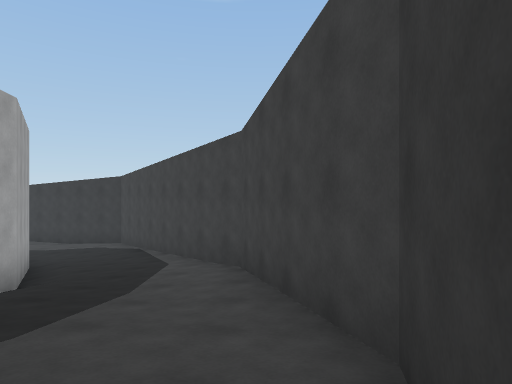
View 1 (above)

24 first-person views from a walk through a Unity game level. The camera is 1.2 m above the floor, looks level and sees 75° across. The floor is counted in squares, 2 m on a side. Each view is taken from the middle of a square. On the plan, view 1 faces up. The plan holds only what a view shows up to about 10 squares ahead; the rest is blank. The place goes on beyond the plan.

View 2
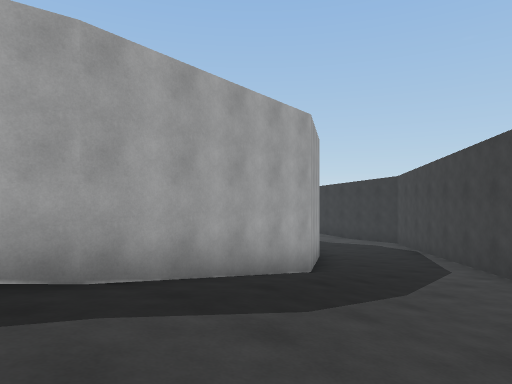

View 3
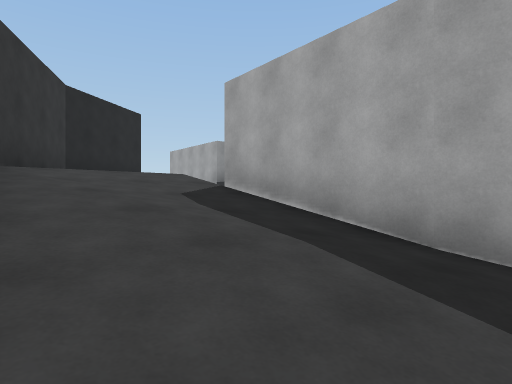

View 4
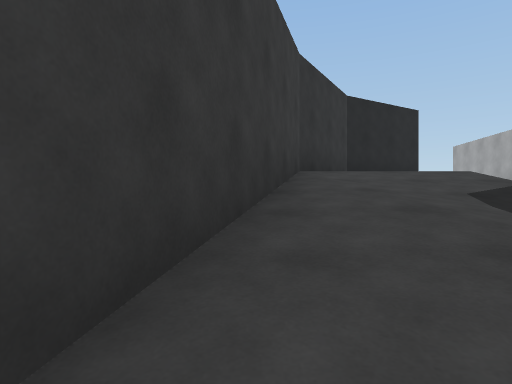

View 5
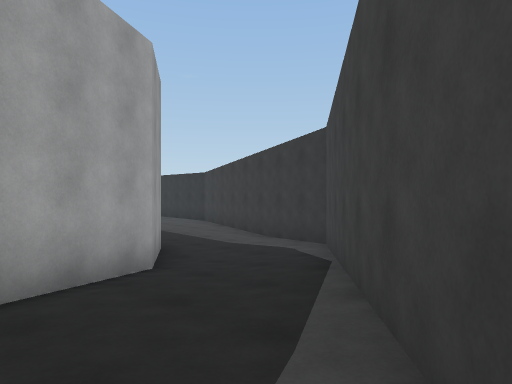

View 6
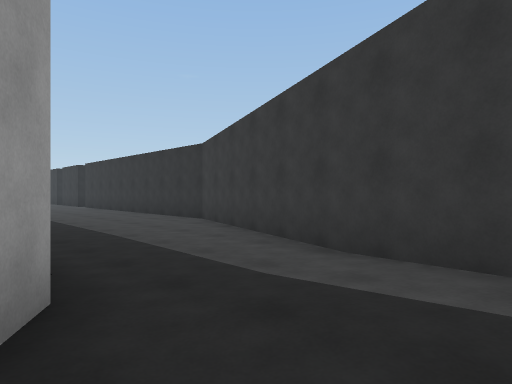

View 7
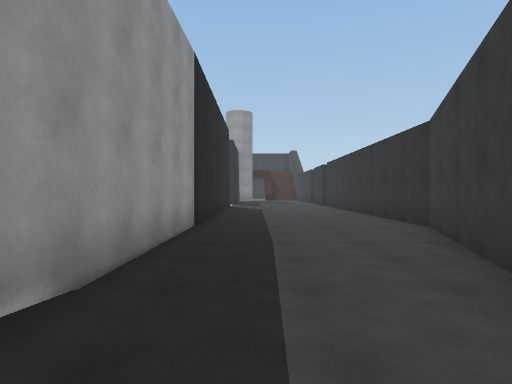

View 8
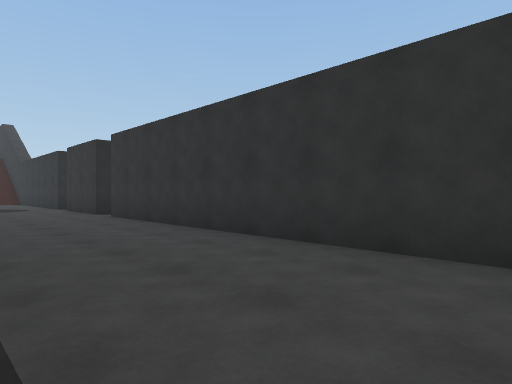

View 9
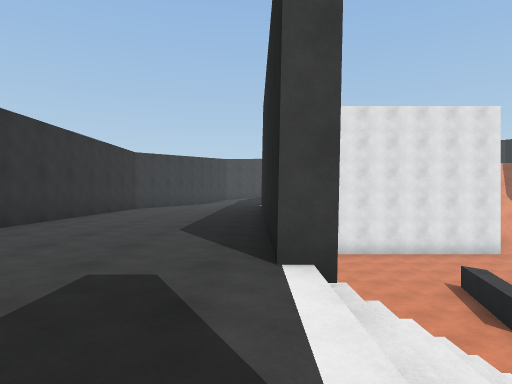

View 10
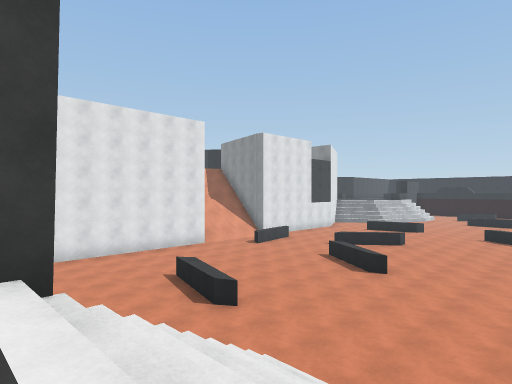

View 11
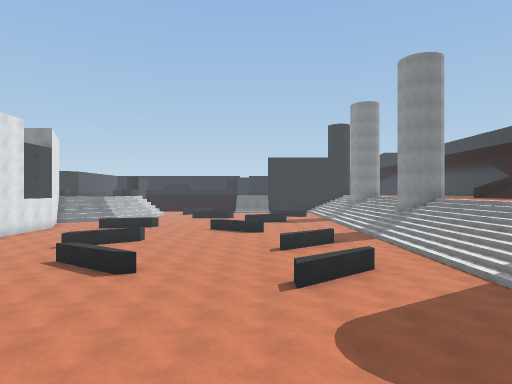

View 12
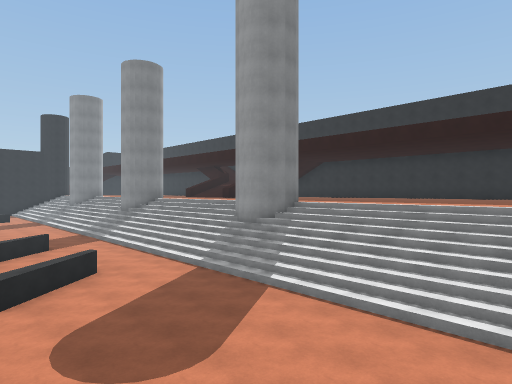

View 13
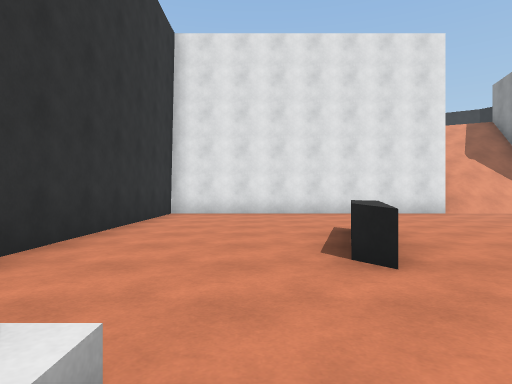

View 14
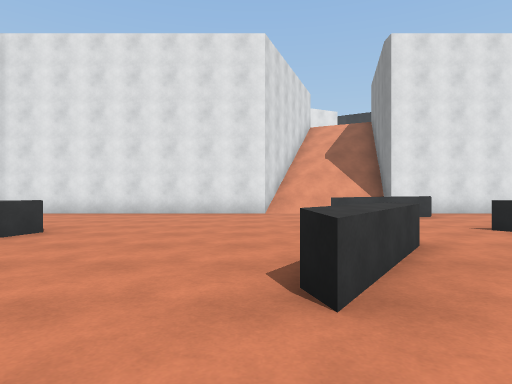

View 15
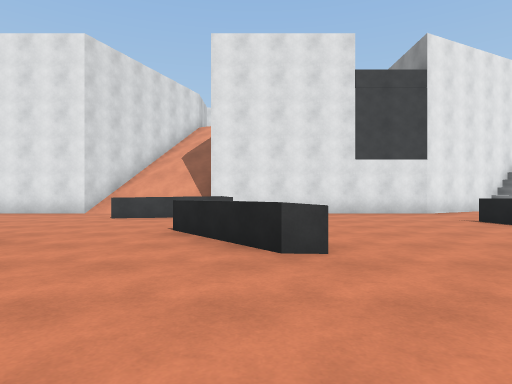

View 16
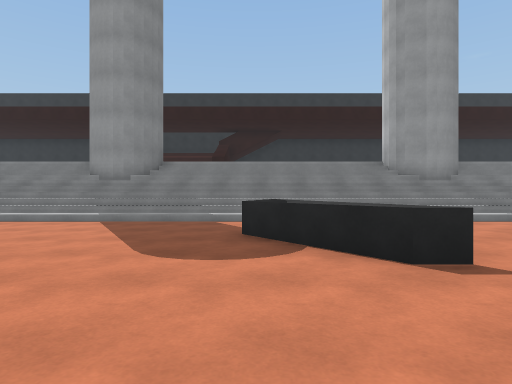

View 17
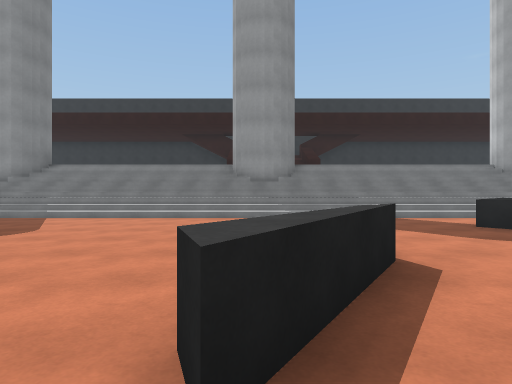

View 18
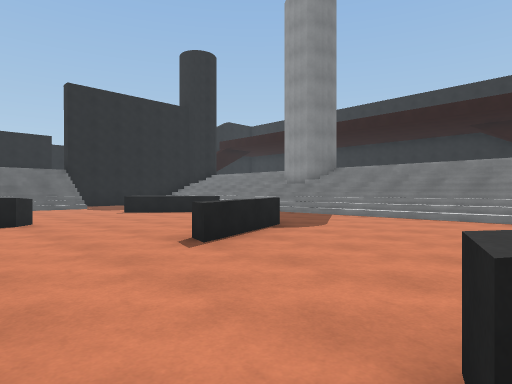

View 19
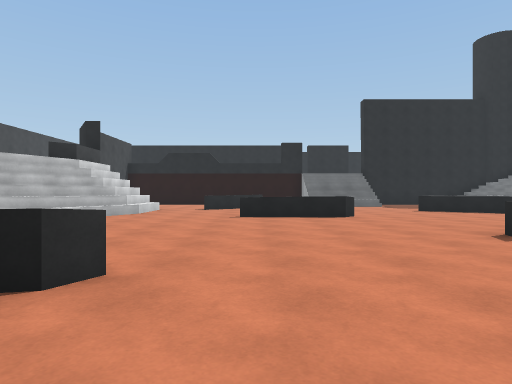

View 20
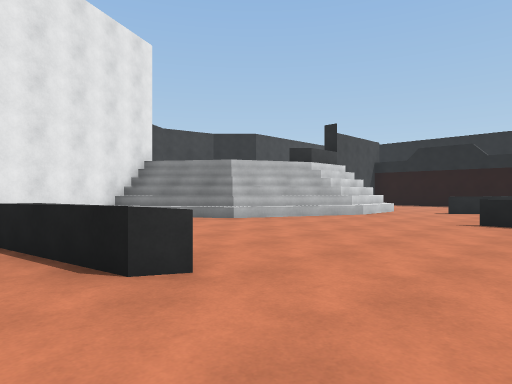

View 21
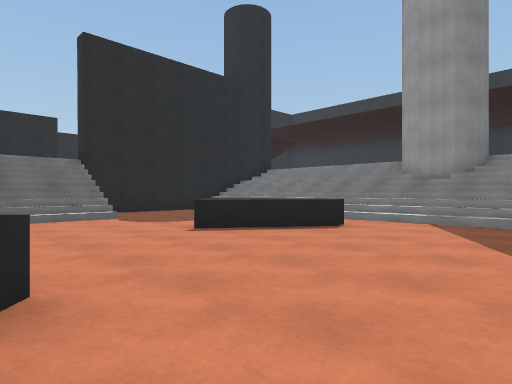

View 22
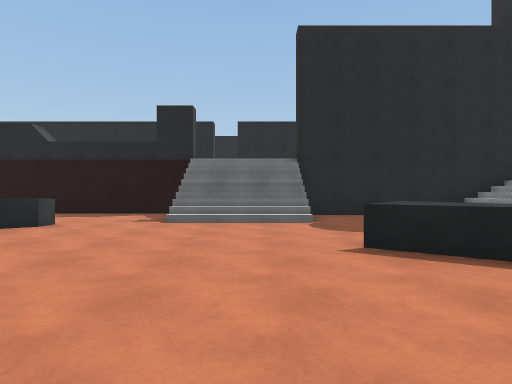

View 23
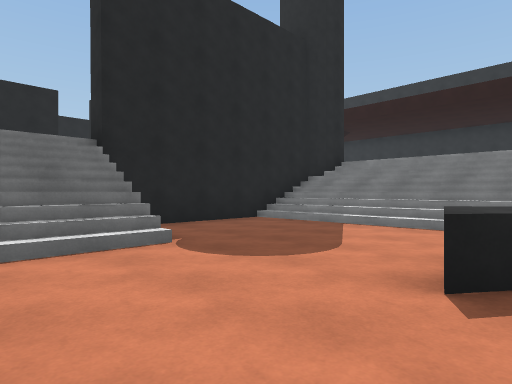

View 24
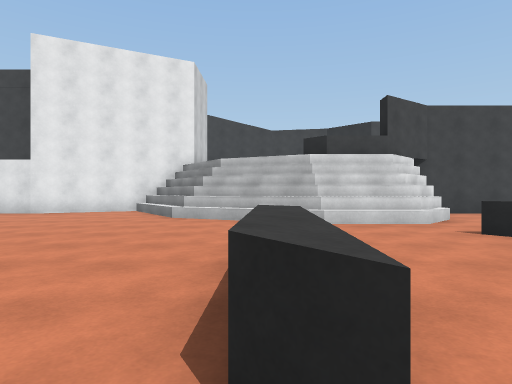

### Floor plan
Key: @ floor where view 1 was taken; # wall or solid block; . main floor; : floor 3 m higher than the main floor; + floor 3.25 m higher than the main floor; * floor 3.5 m higher than the main floor; % floor 3.75 m higher than the main floor; & floor 7 m higher than the main floor; / step, stairs or slope; = window, fence, low wall or low ledge; ^ raised ledge.
Columns run from 31 left of view 1 to 1 right of it. Each row starts with its distance up from view 1.
 15        ## ###########
 14        :::::::::::::####
 13        ::::::::::::::::####
 12         :::::::::::::::::+##
 11         :::::::::::::::::++##
 10        :::##########:::::+/*##
  9         ///........######://%#
  8 ////..  ///........#    ##//%##
  7 ////...  //........#     ##///##
  6 ////........^^=....#      #////#
  5 ////...............#      ##///##
  4 ////...............#       #////#
  3 ////...............#       #////#
  2 ##//..^^...=.......#       #////#
  1 ##//..^....^^#...../       #////#
  0 ////.........=...^./       #///@#
 -1 ////.............^ /       #///##
 -2 ////..^^......^..^ #       #///#
 -3 ////..^......^  ...#       &///#
 -4 ////...............#       &&&##
 -5 ////...............#          #
 -6 ##//....^..........^
 -7  #//..   ^^........^
 -8 ////.........=^^...#
 -9 ////...............##
-10 ////................#
-11  ///..=^^.........//##
-12  ///.............////#
-13 ////............///
-14 ##//......^^^...//
-15  #//.^..........//
-16 ////.^^........///^
-17 ////...........///^
-18 ////.........^..//##
-19 ////........^   ...#
-20 ////...////..     .#
-21 ////...////...     #
-22 ####### //#...##
-23
-24
-25
-26
-27        ##

Positions as (right, up) in squares from view 1, and headings:
1: (0, 0), facing up
2: (0, 0), facing up-left
3: (0, 2), facing down-left
4: (0, 2), facing down
5: (-1, 6), facing up-left
6: (-5, 9), facing up-left
7: (-6, 11), facing left
8: (-13, 11), facing up-left
9: (-24, 10), facing right
10: (-24, 10), facing down-right
11: (-23, 9), facing down
12: (-23, 9), facing down-left
13: (-22, 7), facing right
14: (-22, 2), facing right
15: (-22, -3), facing right
16: (-21, -3), facing left
17: (-20, -7), facing left
18: (-20, -7), facing down-left
19: (-19, -6), facing down
20: (-20, -7), facing down-right
21: (-21, -12), facing down-left
22: (-23, -13), facing down
23: (-22, -16), facing down-left
24: (-22, -14), facing right
